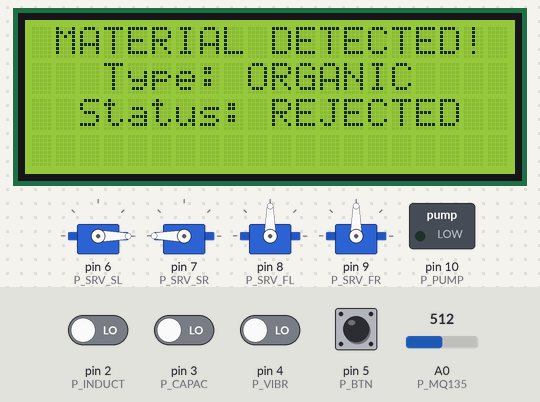
A sketch run on a simulated Arduino Uno, built with avr-gcc and run on an emulated ATmega328P. Parts: 20×4 character LCD, 4 × servo, switched loads named in the sketch (green lamp = pin HIGH). The test bench sets the inputs (shaded band); at power-on: pin 5 (P_BTN) HIGH, pin 2 (P_INDUCT), pin 3 (P_CAPAC), pin 4 (P_VIBR) LOW, A0 (P_MQ135) = 512. What the sketch prints to the serial monitor is not drawn.

Above: at 3.8 s.
3.9 s: A0 (P_MQ135) set to 414
13.5 s: A0 (P_MQ135) set to 383
At 20.0 s:
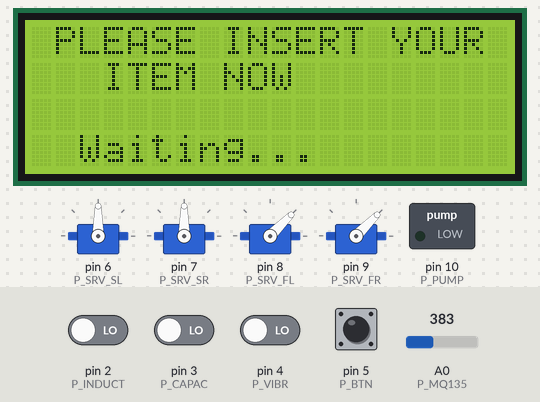
20.3 s: A0 (P_MQ135) set to 410
At 24.0 s:
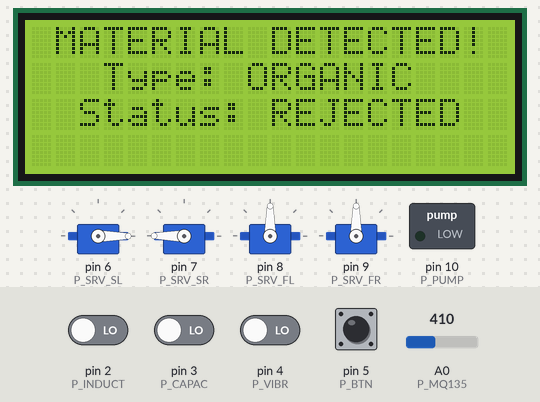
25.4 s: A0 (P_MQ135) set to 390
At 28.4 s:
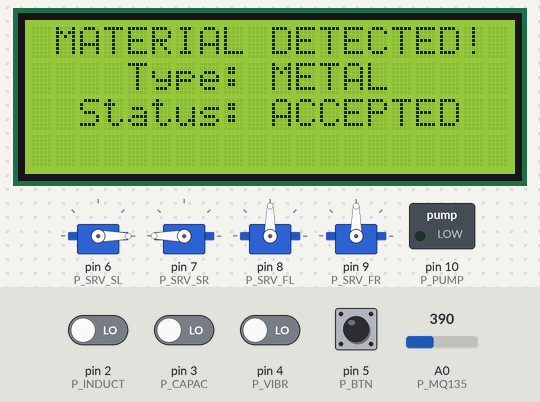
33.9 s: pin 2 (P_INDUCT) driven HIGH
At 35.6 s:
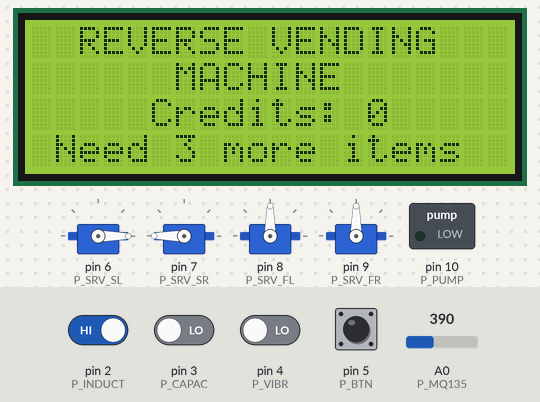
43.5 s: pin 2 (P_INDUCT) driven LOW and pin 4 (P_VIBR) driven HIGH
At 48.6 s:
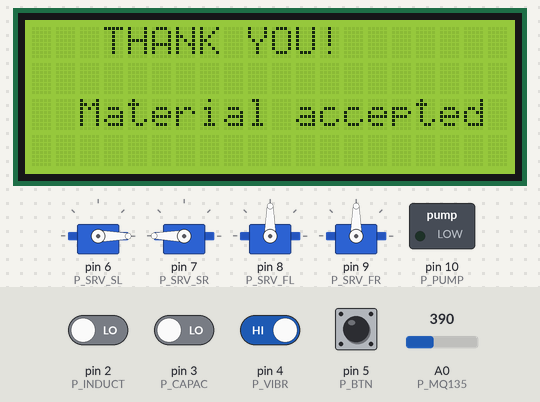
Timing chart, 0 to 50.1 s (numbered marks = the images above; inputs shaded):
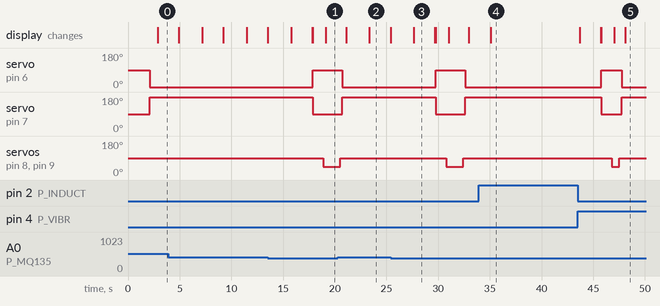

The sketch:

RVM_v1_lite.ino
```cpp
/*
 * REVERSE VENDING MACHINE (RVM) v1.0 - Optimized
 * Accepts plastic/metal recyclables for water credits
 * Author: RVM Development Team | Jan 2026
 */

#include <Wire.h>
#include <LiquidCrystal_I2C.h>
#include <Servo.h>

// PIN DEFINITIONS
const uint8_t P_MQ135 = A0, P_INDUCT = 2, P_CAPAC = 3, P_VIBR = 4, P_BTN = 5;
const uint8_t P_SRV_SL = 6, P_SRV_SR = 7, P_SRV_FL = 8, P_SRV_FR = 9, P_PUMP = 10;

// CONFIGURATION
uint8_t credits = 0;
const uint8_t PTS_PER_ITEM = 1, PTS_FOR_WATER = 3;
const uint16_t MQ135_THRESH = 400;

// TIMING (ms)
const uint16_t T_SHOOT_OPEN = 500, T_SHOOT_CLOSE = 300, T_FLAP_MOVE = 200;
const uint16_t T_FLAP_RESET = 500, T_WATER = 10000, T_SENSE = 100;
const uint16_t T_VIB_TIMEOUT = 5000, T_MSG = 2000, T_DEBOUNCE = 50;

// SERVO POSITIONS
const uint8_t SRV_SL_CLOSE = 0, SRV_SL_OPEN = 90, SRV_SR_CLOSE = 180, SRV_SR_OPEN = 90;
const uint8_t SRV_FLAP_CTR = 90, SRV_FLAP_OFS = 45;

// MATERIAL TYPES
enum MatType : uint8_t { MAT_NONE, MAT_METAL, MAT_PLASTIC, MAT_BIO };

// OBJECTS
LiquidCrystal_I2C lcd(0x27, 20, 4);
Servo srvSL, srvSR, srvFL, srvFR;

// STATE
uint32_t lastRead = 0, vibStart = 0;
bool waitVib = false;
MatType detMat = MAT_NONE;

// FUNCTION PROTOTYPES
void initSys(), initLCD(), initServos(), initSensors();
MatType detectMat();
bool isMetal(), isPlastic(), isBio(), isVibration(), isBtnPressed();
void openShoot(), closeShoot(), flapMetal(), flapPlastic(), resetFlap();
void dispenseWater(), addCredit();
void lcdIdle(), lcdDetect(MatType m), lcdProcess(), lcdDispense();
void showMsg(const char* l1, const char* l2, const char* l3, const char* l4);
void centerTxt(uint8_t row, const char* txt);

// SETUP
void setup() {
  Serial.begin(9600);
  Serial.println(F("RVM Starting..."));
  initSys();
  Serial.println(F("RVM Ready!"));
}

// MAIN LOOP
void loop() {
  uint32_t now = millis();

  if (!waitVib) lcdIdle();

  if (isBtnPressed()) {
    if (credits >= PTS_FOR_WATER) {
      dispenseWater();
    } else {
      showMsg("  NOT ENOUGH CREDITS", "", "    Need 3 points", "    to get water");
      delay(T_MSG);
    }
  }

  if (now - lastRead >= T_SENSE) {
    lastRead = now;

    if (waitVib) {
      if (isVibration()) {
        Serial.println(F("Material deposited!"));
        addCredit();
        delay(T_FLAP_RESET);
        resetFlap();
        closeShoot();
        waitVib = false;
        detMat = MAT_NONE;
        showMsg("   THANK YOU!", "", "  Material accepted", "");
        delay(T_MSG);
      } else if (now - vibStart >= T_VIB_TIMEOUT) {
        Serial.println(F("Timeout - No material"));
        resetFlap();
        closeShoot();
        waitVib = false;
        detMat = MAT_NONE;
        showMsg("    TIMEOUT", "", " No material detected", " Please try again");
        delay(T_MSG);
      }
    } else {
      MatType mat = detectMat();
      if (mat != MAT_NONE) {
        detMat = mat;
        lcdDetect(mat);
        delay(T_MSG);

        if (mat == MAT_BIO) {
          showMsg("     REJECTED!", "", "  Biodegradables", "  not accepted");
          delay(T_MSG);
          detMat = MAT_NONE;
        } else {
          lcdProcess();
          openShoot();
          delay(T_SHOOT_OPEN);

          if (mat == MAT_METAL) {
            flapMetal();
            Serial.println(F("Flapper: METAL"));
          } else {
            flapPlastic();
            Serial.println(F("Flapper: PLASTIC"));
          }

          waitVib = true;
          vibStart = now;
          showMsg(" PLEASE INSERT YOUR", "   ITEM NOW", "", "  Waiting...");
        }
      }
    }
  }
}

// INITIALIZATION
void initSys() {
  initLCD();
  initServos();
  initSensors();
  showMsg("    REVERSE", "    VENDING", "    MACHINE", "   Starting...");
  delay(2000);
  closeShoot();
  resetFlap();
}

void initLCD() {
  lcd.init();
  lcd.backlight();
  lcd.clear();
}

void initServos() {
  srvSL.attach(P_SRV_SL);
  srvSR.attach(P_SRV_SR);
  srvFL.attach(P_SRV_FL);
  srvFR.attach(P_SRV_FR);
}

void initSensors() {
  pinMode(P_INDUCT, INPUT);
  pinMode(P_CAPAC, INPUT);
  pinMode(P_VIBR, INPUT);
  pinMode(P_BTN, INPUT_PULLUP);
  pinMode(P_PUMP, OUTPUT);
  digitalWrite(P_PUMP, LOW);
}

// SENSORS
MatType detectMat() {
  if (isBio()) return MAT_BIO;
  if (isMetal()) return MAT_METAL;
  if (isPlastic()) return MAT_PLASTIC;
  return MAT_NONE;
}

bool isMetal() { return digitalRead(P_INDUCT) == LOW; }
bool isPlastic() { return digitalRead(P_CAPAC) == HIGH && !isMetal(); }
bool isBio() { return analogRead(P_MQ135) > MQ135_THRESH; }
bool isVibration() { return digitalRead(P_VIBR) == HIGH; }

bool isBtnPressed() {
  static bool lastState = HIGH;
  static uint32_t lastDebounce = 0;
  bool reading = digitalRead(P_BTN);

  if (reading != lastState) lastDebounce = millis();

  if ((millis() - lastDebounce) > T_DEBOUNCE) {
    if (reading == LOW && lastState == HIGH) {
      lastState = reading;
      return true;
    }
  }
  lastState = reading;
  return false;
}

// SERVO CONTROL
void openShoot() {
  srvSL.write(SRV_SL_OPEN);
  srvSR.write(SRV_SR_OPEN);
  delay(T_SHOOT_OPEN);
}

void closeShoot() {
  srvSL.write(SRV_SL_CLOSE);
  srvSR.write(SRV_SR_CLOSE);
  delay(T_SHOOT_CLOSE);
}

void flapMetal() {
  srvFL.write(SRV_FLAP_CTR - SRV_FLAP_OFS);
  srvFR.write(SRV_FLAP_CTR - SRV_FLAP_OFS);
  delay(T_FLAP_MOVE);
}

void flapPlastic() {
  srvFL.write(SRV_FLAP_CTR + SRV_FLAP_OFS);
  srvFR.write(SRV_FLAP_CTR + SRV_FLAP_OFS);
  delay(T_FLAP_MOVE);
}

void resetFlap() {
  srvFL.write(SRV_FLAP_CTR);
  srvFR.write(SRV_FLAP_CTR);
  delay(T_FLAP_MOVE);
}

// WATER DISPENSE
void dispenseWater() {
  credits -= PTS_FOR_WATER;
  lcdDispense();
  digitalWrite(P_PUMP, HIGH);
  delay(T_WATER);
  digitalWrite(P_PUMP, LOW);
  showMsg("    ENJOY YOUR", "      WATER!", "", "   Thank you!");
  delay(T_MSG);
}

// CREDIT SYSTEM
void addCredit() {
  credits += PTS_PER_ITEM;
}

// LCD FUNCTIONS
void lcdIdle() {
  lcd.clear();
  centerTxt(0, "REVERSE VENDING");
  centerTxt(1, "MACHINE");

  char buf[21];
  sprintf(buf, "Credits: %d", credits);
  centerTxt(2, buf);

  uint8_t avail = credits / PTS_FOR_WATER;
  if (avail > 0) {
    sprintf(buf, "Water Ready: %d", avail);
  } else {
    sprintf(buf, "Need %d more items", PTS_FOR_WATER - (credits % PTS_FOR_WATER));
  }
  centerTxt(3, buf);
}

void lcdDetect(MatType m) {
  lcd.clear();
  centerTxt(0, "MATERIAL DETECTED!");

  switch (m) {
    case MAT_METAL:
      centerTxt(1, "Type: METAL");
      centerTxt(2, "Status: ACCEPTED");
      break;
    case MAT_PLASTIC:
      centerTxt(1, "Type: PLASTIC");
      centerTxt(2, "Status: ACCEPTED");
      break;
    case MAT_BIO:
      centerTxt(1, "Type: ORGANIC");
      centerTxt(2, "Status: REJECTED");
      break;
    default:
      centerTxt(1, "Type: UNKNOWN");
      break;
  }
  centerTxt(3, "");
}

void lcdProcess() {
  lcd.clear();
  centerTxt(0, "PROCESSING...");
  centerTxt(1, "");
  centerTxt(2, "Opening shoot");
  centerTxt(3, "Please wait...");
}

void lcdDispense() {
  lcd.clear();
  centerTxt(0, "DISPENSING WATER");
  centerTxt(1, "");
  centerTxt(2, "Please wait...");
  centerTxt(3, "");
}

void showMsg(const char* l1, const char* l2, const char* l3, const char* l4) {
  lcd.clear();
  lcd.setCursor(0, 0); lcd.print(l1);
  lcd.setCursor(0, 1); lcd.print(l2);
  lcd.setCursor(0, 2); lcd.print(l3);
  lcd.setCursor(0, 3); lcd.print(l4);
}

void centerTxt(uint8_t row, const char* txt) {
  uint8_t len = strlen(txt);
  uint8_t pad = (20 - len) / 2;
  lcd.setCursor(0, row);
  lcd.print("                    ");
  lcd.setCursor(pad > 0 ? pad : 0, row);
  lcd.print(txt);
}
```

Measured:
- the behaviour switches between 401 and 400 on A0 (P_MQ135) (found by bisection; images 0 and 1)
- after the input at 13.5 s, servo on pin 6 (P_SRV_SL): 0° → 90° after 4.4 s; servo on pin 7 (P_SRV_SR): 180° → 90° after 4.4 s; servo on pin 8 (P_SRV_FL), servo on pin 9 (P_SRV_FR): 90° → 45° after 5.4 s; the display: first differs from a run without the input after 2.3 s (image 1 shows a later state)
- after the input at 20.3 s, the display: first differs from a run without the input after 3.0 s (image 2)
- after the input at 25.4 s, servo on pin 6 (P_SRV_SL): 0° → 90° after 4.4 s, → 0° 2.8 s later; servo on pin 7 (P_SRV_SR): 180° → 90° after 4.4 s, → 180° 2.8 s later; servo on pin 8 (P_SRV_FL), servo on pin 9 (P_SRV_FR): 90° → 45° after 5.4 s, → 90° 1.6 s later; the display: changes after 2.2 s (image 3)
- after the input at 33.9 s, servo on pin 6 (P_SRV_SL): stays 0° (without the input it goes to 90° after 3.4 s); servo on pin 7 (P_SRV_SR): stays 180° (without the input it goes to 90° after 3.4 s); servo on pin 8 (P_SRV_FL), servo on pin 9 (P_SRV_FR): stays 90° (without the input it goes to 45° after 4.4 s); the display: changes after 1.2 s (image 4)
- after the input at 43.5 s, servo on pin 6 (P_SRV_SL): 0° → 90° after 2.3 s, → 0° 1.9 s later; servo on pin 7 (P_SRV_SR): 180° → 90° after 2.3 s, → 180° 1.9 s later; servo on pin 8 (P_SRV_FL), servo on pin 9 (P_SRV_FR): 90° → 45° after 3.3 s, → 90° 0.75 s later; the display: first changes after 0.17 s (image 5 shows a later state)
- what the display in image 2 shows lasts 2.1 s, from 23.3 s to 25.4 s
